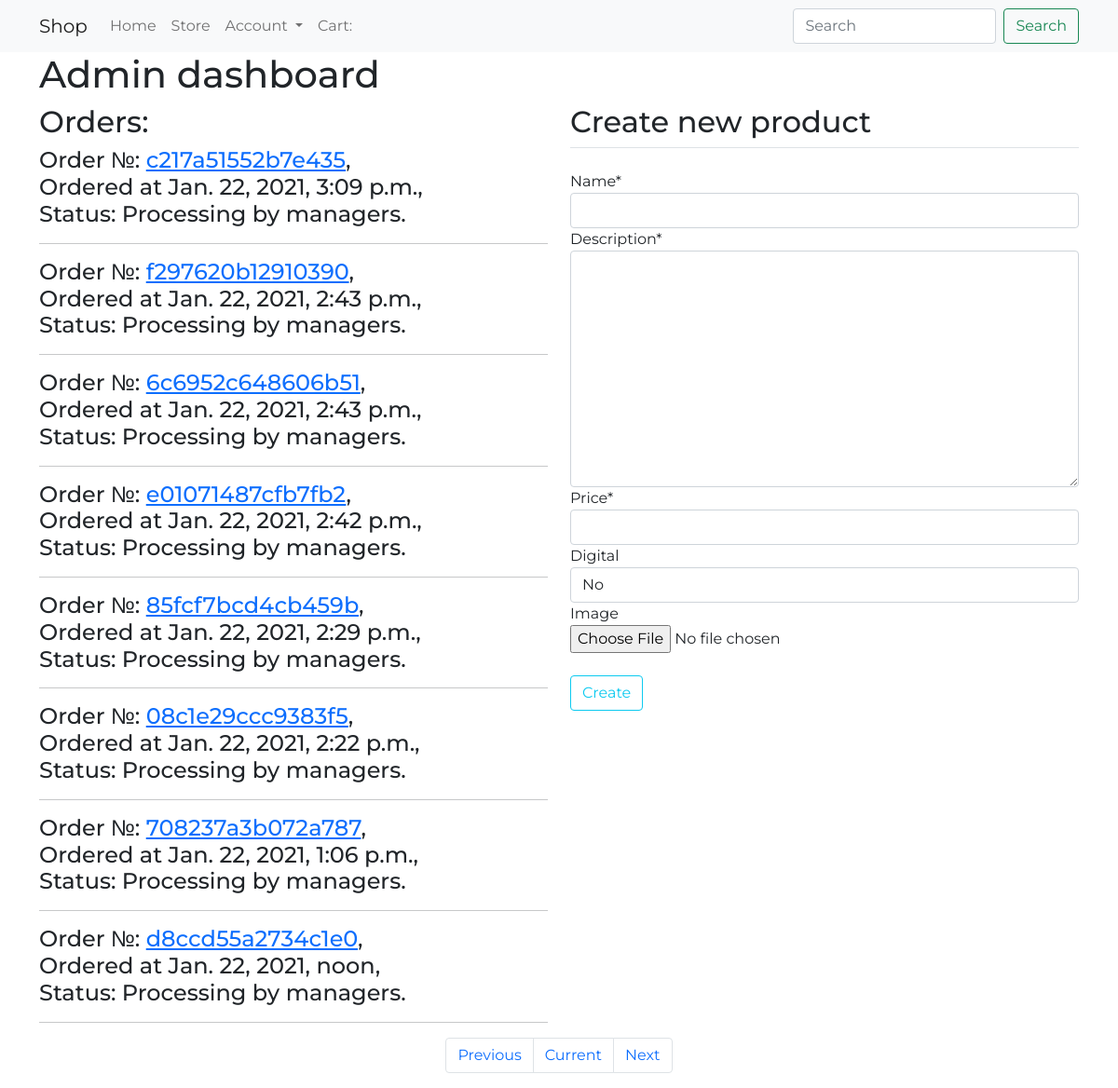
/dashboard/?page=2 (signed in), run on the app's committed database.
### store/models.py (models this page shows, shortened)
class Order(models.Model):
    customer = models.ForeignKey(Customer, on_delete=models.SET_NULL, blank=True, null=True)
    date_ordered = models.DateTimeField(auto_now_add=True)
    complete = models.BooleanField(default=False, null=True, blank=False)
    status = models.CharField(max_length=40, default='', null=True, blank=True)
    transaction_id = models.CharField(max_length=200, null=True)
    class Meta:
        ordering = ['-date_ordered']

### dashboard/views.py (the view)
# urls.py: path('', dashboard_views.dashboard, name='dashboard'),
@user_passes_test(lambda u: u.is_staff)
def dashboard(request):
    orders = Order.objects.filter(complete=True)
    paginator = Paginator(orders, 8)
    page_number = request.GET.get('page')
    page_obj = paginator.get_page(page_number)
    if request.method == "POST":
        form = ProductForm(request.POST, request.FILES)
        if form.is_valid():
            p = form.save()
            messages.success(request, f'New product № {p.id} has been saved!')
            return redirect('dashboard')
    else:
        form = ProductForm()
    context = {
        'orders': page_obj,
        'form': form,
    }
    return render(request, 'dashboard/dashboard.html', context)

### dashboard/forms.py
class ProductForm(ModelForm):
    class Meta:
        model = Product
        fields = ['name', 'description', 'price', 'digital', 'image']

### dashboard/templates/dashboard/dashboard.html (shortened to what this page needs)
{% extends 'store/base.html' %}
{%load crispy_forms_tags%}
{% block content %}
<div class="container">
    <h1>Admin dashboard</h1>
</div>
<div class="container">
    <div class="row">
        <div class="col-md">
            <h2>Orders:</h2>
            {% for order in orders %}
                <h4>Order №: <a href="{%url 'order-detail' order.pk %}">{{order.transaction_id}}</a>,<br>Ordered at {{order.date_ordered}},<br>Status: {{order.status}}</h4><hr>
            {% endfor %}
        </div>
        <div class="col-md">
            <form method ="POST" enctype="multipart/form-data">
                <fieldset class="form-group">
                    <legend class="border-bottom mb-4"><h2>Create new product</h2></legend>
                    {{form|crispy}}
                </fieldset>
                <div class="form-group">
                    <button class="btn btn-outline-info mb-2 mt-4" type="submit">Create</button>
                </div>
            </form>
        </div>
    </div>
    <nav aria-label="Page navigation">
        <ul class="pagination justify-content-center">
            {% if orders.has_previous%}
                <li class="page-item">
                    <a class="page-link" href="?page={{orders.previous_page_number}}">Previous</a>
                </li>
            {% else %}
                <li class="page-item disabled">
                    <a class="page-link" href="#" tabindex="-1" aria-disabled="true">Previous</a>
                </li>
            {% endif %}
            <li class="page-item">
                <a class="page-link" href="#">Current</a>
            </li>
            {% if orders.has_next %}
            <li class="page-item">
                <a class="page-link" href="?page={{orders.next_page_number}}">Next</a>
            </li>
            {% else %}
            <li class="page-item disabled">
                    <a class="page-link" href="#" tabindex="-1" aria-disabled="true">Next</a>
            </li>
            {% endif %}
        </ul>
    </nav>
</div>
{% endblock %}

### store/static/css/main.css (style rules this page uses)
body { font-family: 'Montserrat', sans-serif; }

### data on the page
Order: transaction_id "c217a51552b7e435", date_ordered "Jan. 22, 2021, 3:09 p.m.", status "Processing by managers."
Order: transaction_id "f297620b12910390", date_ordered "Jan. 22, 2021, 2:43 p.m.", status "Processing by managers."
Order: transaction_id "6c6952c648606b51", date_ordered "Jan. 22, 2021, 2:43 p.m.", status "Processing by managers."
Order: transaction_id "e01071487cfb7fb2", date_ordered "Jan. 22, 2021, 2:42 p.m.", status "Processing by managers."
Order: transaction_id "85fcf7bcd4cb459b", date_ordered "Jan. 22, 2021, 2:29 p.m.", status "Processing by managers."
Order: transaction_id "08c1e29ccc9383f5", date_ordered "Jan. 22, 2021, 2:22 p.m.", status "Processing by managers."
Order: transaction_id "708237a3b072a787", date_ordered "Jan. 22, 2021, 1:06 p.m.", status "Processing by managers."
Order: transaction_id "d8ccd55a2734c1e0", date_ordered "Jan. 22, 2021, noon", status "Processing by managers."
